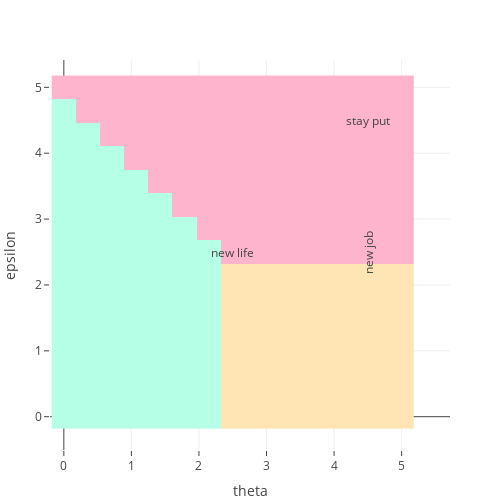

Source (notebook cell):
### Markdown cell above
- Below we'll set up a Sarsa model and plot the initial policy function

### Code cell
# set random seed
using Random  
Random.seed!(56)
sarsa = Sarsa(m, 0.01);

# plot initial policy
plot_policy(m, get_greedy(m, sarsa.Q))

### Figure 1 — Plotly figure (JSON) as saved in the notebook; plotly's stock layout.template omitted (floating-point values rounded to 4 significant figures; data arrays with more than 128 entries replaced by an {"elided": "..."} marker saying what was removed)
{"data": [{"colorbar": {"autotick": false, "dtick": 1, "tick0": 1}, "colorscale": [[0, "#FFB4CE"], [0.3333, "#FFB4CE"], [0.3333, "#FFE5B4"], [0.6667, "#FFE5B4"], [0.6667, "#B4FFE5"], [1, "#B4FFE5"]], "showscale": false, "type": "heatmap", "x": [0, 0.3571, 0.7143, 1.071, 1.429, 1.786, 2.143, 2.5, 2.857, 3.214, 3.571, 3.929, 4.286, 4.643, 5], "y": [0, 0.3571, 0.7143, 1.071, 1.429, 1.786, 2.143, 2.5, 2.857, 3.214, 3.571, 3.929, 4.286, 4.643, 5], "z": {"elided": "15x15 int values"}}], "layout": {"annotations": [{"showarrow": false, "text": "new life", "x": 2.5, "y": 2.5}, {"showarrow": false, "text": "new job", "textangle": 270, "x": 4.5, "y": 2.5}, {"showarrow": false, "text": "stay put", "x": 4.5, "y": 4.5}], "height": 500, "margin": {"b": 50, "l": 50, "r": 50, "t": 60}, "width": 500, "xaxis": {"autorange": false, "range": [-0.2047, 5.716], "title": {"text": "theta"}, "type": "linear"}, "yaxis": {"autorange": false, "range": [-0.5055, 5.415], "title": {"text": "epsilon"}, "type": "linear"}}}
